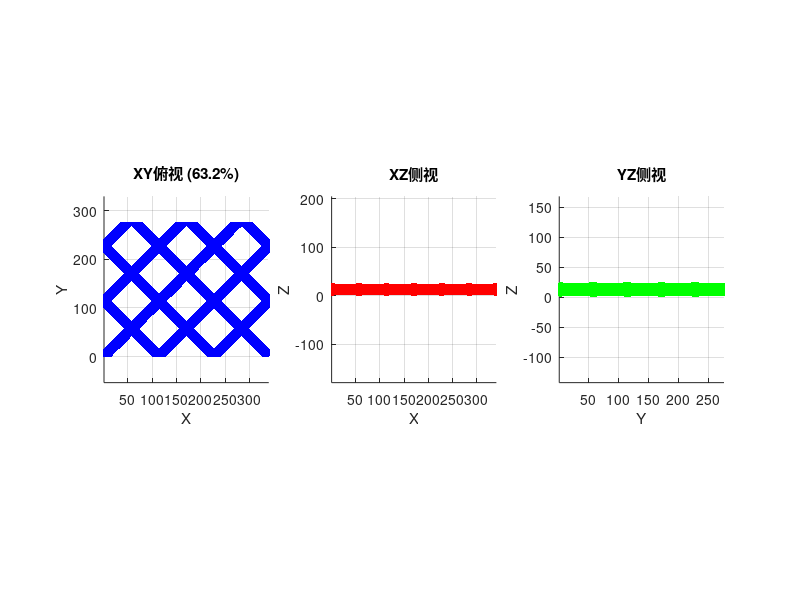
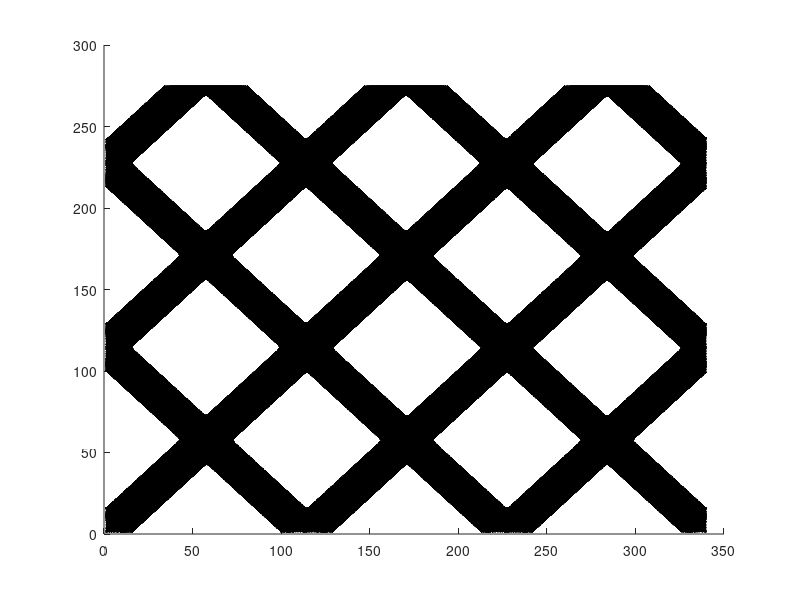

These charts were generated, in order, by the following MATLAB code: (Note: this script raises an error after producing the figures.)
%% RO 菱形编织隔网（正确参数化版本）
clear; clc; close all;

%% ========== 四大核心参数 ==========
d_fiber = 1.0;              % mm，纤维直径
d_node = 1.22;              % mm，球形节点直径  
L_horizontal = 5.66;        % mm，水平方向相邻节点距离（菱形水平对角线）
alpha = 90;                 % °，菱形内角（纤维交叉角）

%% ========== 派生参数 ==========
r_fiber = d_fiber / 2;
r_node = d_node / 2;
theta = alpha / 2;                      % 纤维与水平线夹角

% 菱形几何：
% - 水平对角线 = L_horizontal
% - 垂直对角线 = L_horizontal * tan(theta)
% - 相邻同向纤维法向间距 = L_horizontal * sin(theta)

L_vertical = L_horizontal * tand(theta);
pitch_normal = L_horizontal * sind(theta);  % 关键：法向间距

dx = 0.05;

%% 计算域
num_units = 3;
Lx = num_units * L_horizontal;
Ly = 2 * L_vertical + 2 * d_node;  % 多留边距确保完整
Lz = d_node;

NX = round(Lx / dx);
NY = round(Ly / dx);
NZ = round(Lz / dx);

fprintf('=== 菱形编织隔网（内角%.0f°）===\n', alpha);
fprintf('水平对角线: %.2f mm, 垂直对角线: %.2f mm\n', L_horizontal, L_vertical);
fprintf('纤维倾角: %.1f°, 法向节距: %.3f mm\n', theta, pitch_normal);
fprintf('网格: %d × %d × %d\n', NX, NY, NZ);

%% 网格
x = (0:NX-1) * dx;
y = (0:NY-1) * dx;
z = (0:NZ-1) * dx;
[X, Y, Z] = meshgrid(x, y, z);

z_center = r_node;
solid = false(NY, NX, NZ);

%% ========== 下层纤维（+theta角度）==========
% 纤维方向向量: (cos(theta), sin(theta))
% 法向量: (-sin(theta), cos(theta))
% 通过原点 (0,0) 的纤维，以及沿法向偏移的平行纤维

n_fibers = ceil((Ly + Lx) / pitch_normal) + 2;
for n = -n_fibers:n_fibers
    % 纤维直线的偏移量（沿法向）
    c = n * pitch_normal;
    
    % 点到直线的距离 = | -x*sin + y*cos - c |
    dist_line = abs(-X(:,:,1) * sind(theta) + Y(:,:,1) * cosd(theta) - c);
    
    for iz = 1:NZ
        z_phys = z(iz);
        dist_z = abs(z_phys - z_center);
        is_cyl = (dist_line < r_fiber) & (dist_z < r_fiber);
        solid(:, :, iz) = solid(:, :, iz) | is_cyl;
    end
end

%% ========== 上层纤维（-theta角度）==========
% 纤维方向向量: (cos(theta), -sin(theta))
% 法向量: (sin(theta), cos(theta))

for n = -n_fibers:n_fibers
    c = n * pitch_normal;
    
    % 点到直线的距离 = | x*sin + y*cos - c |
    dist_line = abs(X(:,:,1) * sind(theta) + Y(:,:,1) * cosd(theta) - c);
    
    for iz = 1:NZ
        z_phys = z(iz);
        dist_z = abs(z_phys - z_center);
        is_cyl = (dist_line < r_fiber) & (dist_z < r_fiber);
        solid(:, :, iz) = solid(:, :, iz) | is_cyl;
    end
end

%% ========== 生成球形节点（纤维交叉点）==========
% 交叉点：下层纤维n与上层纤维m的交点
% 下层: -x*sin + y*cos = c1 = n * pitch_normal
% 上层:  x*sin + y*cos = c2 = m * pitch_normal
% 相加: 2*y*cos = c1+c2 => y = (c1+c2)/(2*cos)
% 相减: -2*x*sin = c1-c2 => x = (c2-c1)/(2*sin)

for n = -n_fibers:n_fibers
    c1 = n * pitch_normal;
    for m = -n_fibers:n_fibers
        c2 = m * pitch_normal;
        
        % 计算交叉点坐标
        if abs(cosd(theta)) > 0.001
            y_cross = (c1 + c2) / (2 * cosd(theta));
        else
            continue;  % theta=90°时特殊处理
        end
        
        if abs(sind(theta)) > 0.001
            x_cross = (c2 - c1) / (2 * sind(theta));
        else
            x_cross = 0;  % theta=0°退化情况
        end
        
        % 只保留在计算域内的节点
        if x_cross >= -d_node && x_cross <= Lx+d_node && ...
           y_cross >= -d_node && y_cross <= Ly+d_node
            
            dist_sq = (X - x_cross).^2 + (Y - y_cross).^2 + (Z - z_center).^2;
            solid(dist_sq < r_node^2) = true;
        end
    end
end

%% ========== 统计和可视化 ==========
solid_count = sum(solid(:));
porosity = 1 - solid_count / (NX*NY*NZ);
fprintf('孔隙率: %.2f%%\n', porosity*100);

figure('Name', sprintf('隔网（内角%.0f°）', alpha), 'Position', [30 30 1400 400]);
[ys, xs, zs] = ind2sub([NY, NX, NZ], find(solid));

subplot(1,3,1);
scatter(xs, ys, 1.5, 'b', 'filled');
axis equal tight; xlabel('X'); ylabel('Y');
title(sprintf('XY俯视 (%.1f%%)', porosity*100)); grid on;

subplot(1,3,2);
scatter(xs, zs, 1.5, 'r', 'filled');
axis equal tight; xlabel('X'); ylabel('Z');
title('XZ侧视'); grid on;

subplot(1,3,3);
scatter(ys, zs, 1.5, 'g', 'filled');
axis equal tight; xlabel('Y'); ylabel('Z');
title('YZ侧视'); grid on;

%% 3D图
figure('Name', '3D视图', 'Position', [100 100 600 500]);
solid_double = double(solid);
solid_smooth = smooth3(solid_double, 'gaussian', 5, 1.0);
p = patch(isosurface(solid_smooth, 0.5));
isonormals(solid_smooth, p);
p.FaceColor = [0.3 0.6 0.9]; p.EdgeColor = 'none'; p.FaceAlpha = 0.9;
daspect([1 1 1]); view(45, 30); camlight; lighting gouraud;
axis tight; xlabel('X'); ylabel('Y'); zlabel('Z');
title(sprintf('3D实体（内角%.0f°）', alpha)); rotate3d on;

%% 导出
save('geometry.mat', 'solid', 'x', 'y', 'z', 'NX', 'NY', 'NZ', 'alpha', 'porosity');
fid = fopen('geometry.dat', 'w');
for i = 1:length(xs)
    fprintf(fid, '%d %d %d\n', xs(i)-1, ys(i)-1, zs(i)-1);
end
fclose(fid);
fprintf('已保存: geometry.mat / geometry.dat\n');
